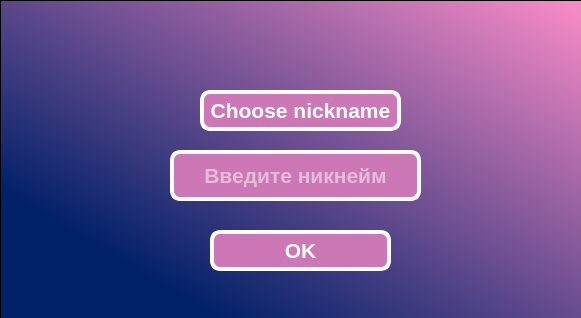
<?xml version="1.0" encoding="UTF-8"?>
<ui version="4.0">
 <class>Dialog</class>
 <widget class="QDialog" name="Dialog">
  <property name="enabled">
   <bool>true</bool>
  </property>
  <property name="geometry">
   <rect>
    <x>0</x>
    <y>0</y>
    <width>581</width>
    <height>318</height>
   </rect>
  </property>
  <property name="windowTitle">
   <string>Dialog</string>
  </property>
  <property name="styleSheet">
   <string notr="true">background-color: rgb(43, 43, 43);</string>
  </property>
  <widget class="QFrame" name="frame">
   <property name="geometry">
    <rect>
     <x>0</x>
     <y>0</y>
     <width>583</width>
     <height>321</height>
    </rect>
   </property>
   <property name="minimumSize">
    <size>
     <width>0</width>
     <height>0</height>
    </size>
   </property>
   <property name="autoFillBackground">
    <bool>true</bool>
   </property>
   <property name="styleSheet">
    <string notr="true">background-color: qlineargradient(spread:pad, x1:0.091, y1:0.863636, x2:1, y2:0.0170455, stop:0.0909091 rgba(0, 32, 104, 255), stop:0.988636 rgba(246, 138, 198, 255));</string>
   </property>
   <property name="frameShape">
    <enum>QFrame::StyledPanel</enum>
   </property>
   <property name="frameShadow">
    <enum>QFrame::Raised</enum>
   </property>
   <widget class="QLabel" name="label">
    <property name="geometry">
     <rect>
      <x>200</x>
      <y>90</y>
      <width>201</width>
      <height>41</height>
     </rect>
    </property>
    <property name="font">
     <font>
      <family>Tahoma</family>
      <pointsize>16</pointsize>
      <weight>75</weight>
      <bold>true</bold>
     </font>
    </property>
    <property name="layoutDirection">
     <enum>Qt::LeftToRight</enum>
    </property>
    <property name="autoFillBackground">
     <bool>false</bool>
    </property>
    <property name="styleSheet">
     <string notr="true">color: #fff;
text-align: center;
background-color: rgb(204, 120, 182);
border: 4px solid white;
border-radius: 10%;</string>
    </property>
    <property name="frameShadow">
     <enum>QFrame::Plain</enum>
    </property>
    <property name="text">
     <string>Choose nickname</string>
    </property>
    <property name="textFormat">
     <enum>Qt::AutoText</enum>
    </property>
    <property name="alignment">
     <set>Qt::AlignCenter</set>
    </property>
   </widget>
   <widget class="QLineEdit" name="lineEdit">
    <property name="enabled">
     <bool>true</bool>
    </property>
    <property name="geometry">
     <rect>
      <x>170</x>
      <y>150</y>
      <width>251</width>
      <height>51</height>
     </rect>
    </property>
    <property name="font">
     <font>
      <family>Tahoma</family>
      <pointsize>16</pointsize>
      <weight>75</weight>
      <bold>true</bold>
     </font>
    </property>
    <property name="styleSheet">
     <string notr="true">text-align: center;
border: 4px solid white;
background-color: rgb(204, 120, 182);
border-radius: 10%;
color: #fff;</string>
    </property>
    <property name="text">
     <string/>
    </property>
    <property name="maxLength">
     <number>20</number>
    </property>
    <property name="echoMode">
     <enum>QLineEdit::Normal</enum>
    </property>
    <property name="alignment">
     <set>Qt::AlignCenter</set>
    </property>
    <property name="placeholderText">
     <string>Введите никнейм</string>
    </property>
   </widget>
   <widget class="QPushButton" name="pushButton">
    <property name="geometry">
     <rect>
      <x>210</x>
      <y>230</y>
      <width>181</width>
      <height>41</height>
     </rect>
    </property>
    <property name="font">
     <font>
      <family>Tahoma</family>
      <pointsize>16</pointsize>
      <weight>75</weight>
      <bold>true</bold>
     </font>
    </property>
    <property name="styleSheet">
     <string notr="true">color: #fff;
text-align: center;
background-color: rgb(204, 120, 182);
border: 4px solid white;
border-radius: 10%;</string>
    </property>
    <property name="text">
     <string>OK</string>
    </property>
   </widget>
  </widget>
 </widget>
 <resources/>
 <connections/>
</ui>
